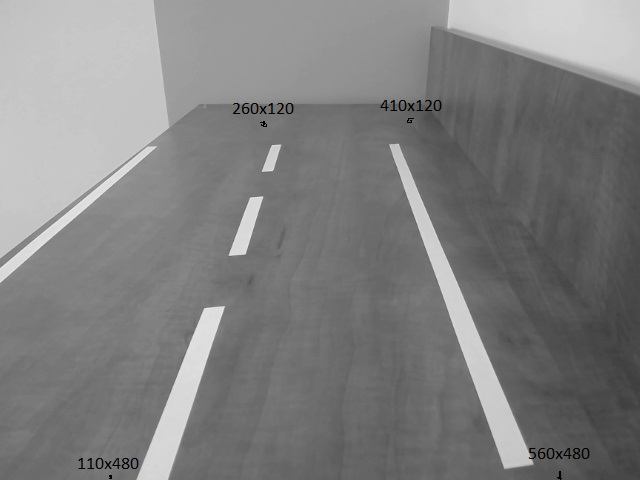
#> input picture road.jpg, 640 x 480 px
$ python '0327(3).py'
#> lines starting #> are read from the running program, lines starting #| are printed output that depends on the picture
import numpy as np
import cv2
from matplotlib import pyplot as plt

img1 = cv2.imread("./road.jpg", cv2.IMREAD_GRAYSCALE)
#> img1: shape (480, 640); min 0, max 241, mean 128.1
img1 = cv2.resize(img1, (320, 240))
#> img1: shape (240, 320)

h, w= img1.shape
#> h = 240; w = 320
point1_src = np.float32([[1,1], [w-10, 10], [5,h-5], [w-4, h-4]])
point1_dst = np.float32([[15,15], [w-60, 15], [10,h-25], [w-100, h-50]])
point2_src = np.float32([[148, 145], [168, 144], [136, 233], [188, 222]])
point2_dst = np.float32([[136, 145], [188, 144], [136, 233], [188, 222]])
per_mat1 = cv2.getPerspectiveTransform(point1_src, point1_dst)
per_mat2 = cv2.getPerspectiveTransform(point2_src, point2_dst)
res1 = cv2.warpPerspective(img1, per_mat1, (w,h))
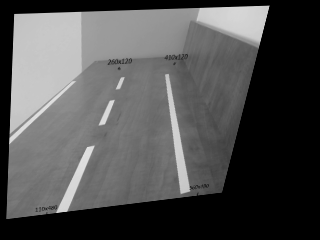
#> res1: shape (240, 320); min 0, max 227, mean 79.2
res2 = cv2.warpPerspective(img1, per_mat2, (w, h))
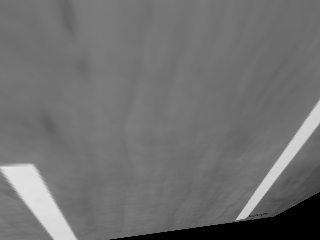
#> res2: shape (240, 320); min 0, max 228, mean 111.9


ress = []
ress.append(img1), ress.append(res1), ress.append(res2)

for i in range(3):
    plt.subplot(2,2,i+1)
    plt.imshow(ress[i], cmap='gray')
    plt.xticks([]), plt.yticks([])
plt.show()
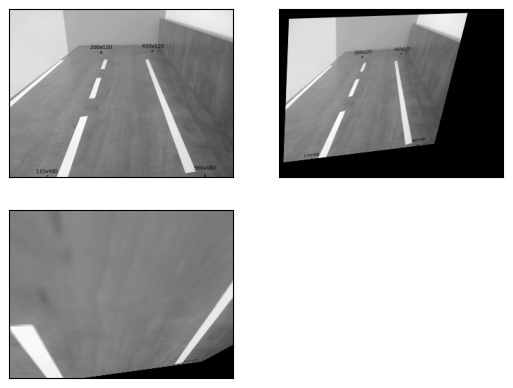
#> figure drawn by matplotlib, 3 panels

$ run again, with image.jpg copied over road.jpg
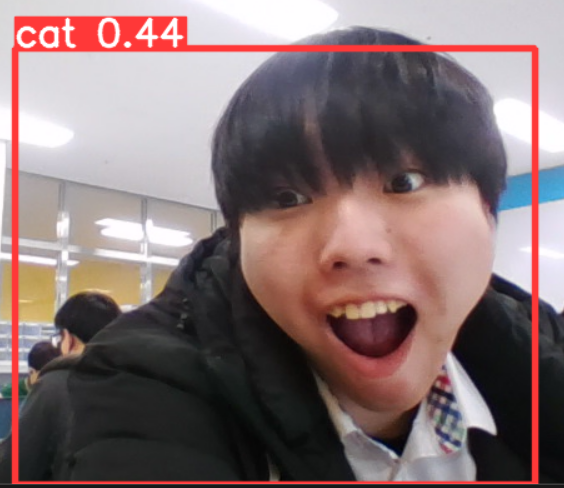
#> input picture image.jpg, 564 x 488 px
#> `res1 = cv2.warpPerspective(img1, per_mat1, (w,h))`:
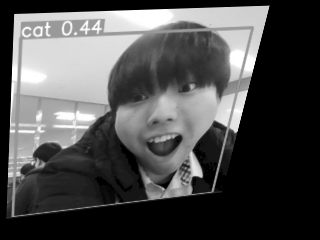
#> res1: shape (240, 320); min 0, max 255, mean 77.5
#> `res2 = cv2.warpPerspective(img1, per_mat2, (w, h))`:
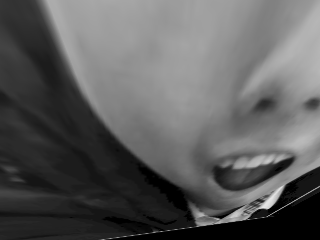
#> res2: shape (240, 320); min 0, max 231, mean 92.3
